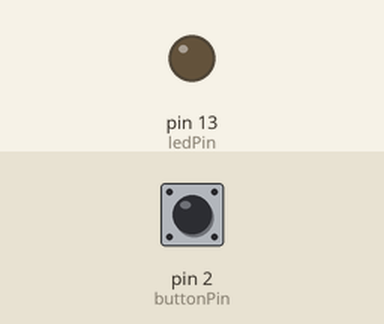
Recording of a sketch running on a simulated Arduino Uno, built with avr-gcc and run on an emulated ATmega328P. On the bench: output pins drawn as LEDs (lit = HIGH). Inputs (shaded band) come from the test bench; at power-on: pin 2 (buttonPin) HIGH.

Above: at 1.2 s.
1.3 s: pin 2 (buttonPin) pulled LOW for 0.15 s
At 7.4 s:
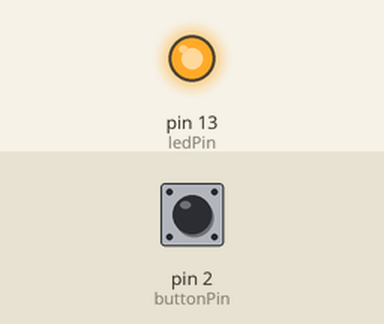
Timing chart, 0 to 10.4 s (numbered marks = the images above; inputs shaded):
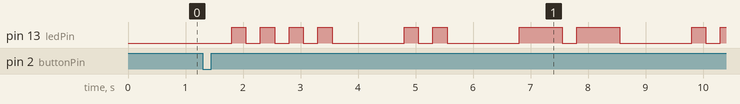

The sketch:

sketch_aug16a.ino
```cpp
const int ledPin = LED_BUILTIN; // Built-in LED pin
const int buttonPin = 2; // Button connected to D2
bool buttonPressed = false;

// Morse code timing
const int dotDuration = 250; // Duration of a dot
const int dashDuration = 750; // Duration of a dash
const int letterGap = 1000; // Gap between letters
const int partGap = 250; // Gap between parts of the same letter

void setup() {
  pinMode(ledPin, OUTPUT);
  pinMode(buttonPin, INPUT_PULLUP); // Using internal pull-up resistor
}

void loop() {
  if (digitalRead(buttonPin) == LOW) { // Button pressed
    buttonPressed = !buttonPressed; // Toggle state
    delay(500); // Debounce delay
  }

  if (buttonPressed) {
    blinkMorseCode();
  }
}

void blinkMorseCode() {
  // Blink "H"
  dot(); dot(); dot(); dot();
  delay(letterGap);

  // Blink "I"
  dot(); dot();
  delay(letterGap);

  // Blink "M"
  dash(); dash();
  delay(letterGap);

  // Blink "A"
  dot(); dash();
  delay(letterGap);

  // Blink "N"
  dash(); dot();
  delay(letterGap);

  // Blink "S"
  dot(); dot(); dot();
  delay(letterGap);

  // Blink "H"
  dot(); dot(); dot(); dot();
  delay(letterGap);

  // Blink "U"
  dot(); dot(); dash();
  delay(letterGap);
}

void dot() {
  digitalWrite(ledPin, HIGH);
  delay(dotDuration);
  digitalWrite(ledPin, LOW);
  delay(partGap);
}

void dash() {
  digitalWrite(ledPin, HIGH);
  delay(dashDuration);
  digitalWrite(ledPin, LOW);
  delay(partGap);
}
```

Measured:
- after the input at 1.3 s, pin 13 (ledPin): LOW → HIGH after 0.50 s, → LOW 0.25 s later, → HIGH 0.25 s later, → LOW 0.25 s later, … (19 changes in this stretch)
